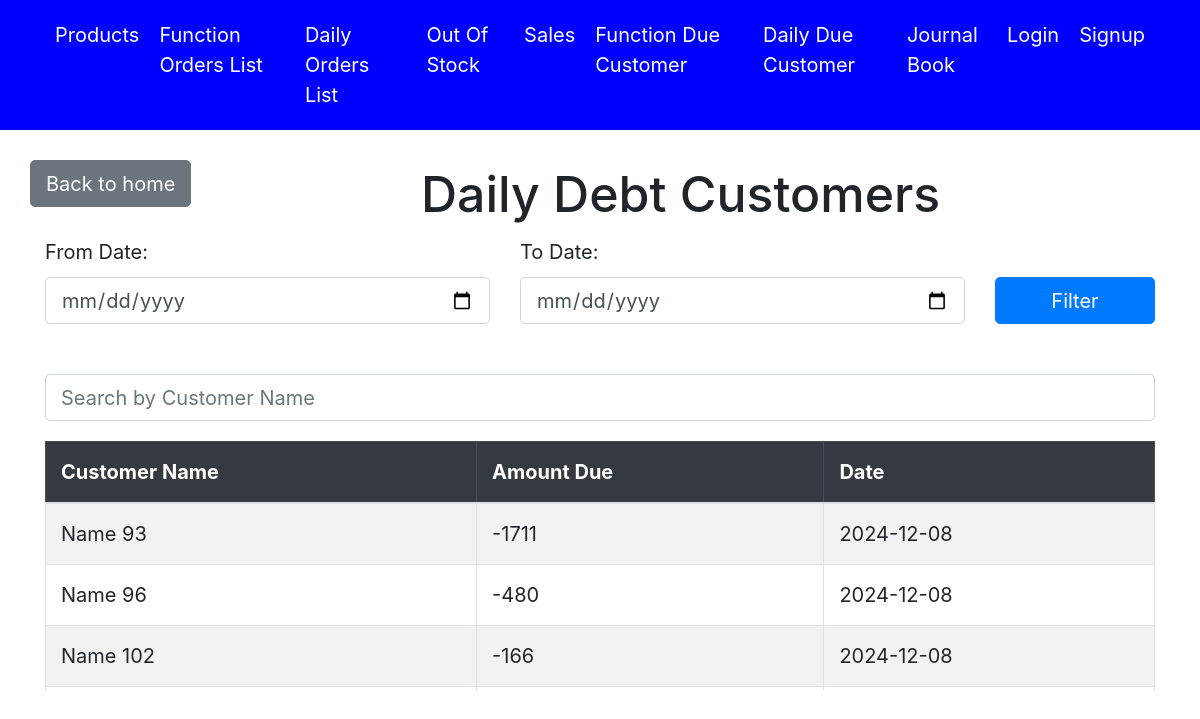
The page /daily/debt/customers/ on the database its author committed.
### accounts/models.py (models this page shows, shortened)
class Orders(models.Model):
    name = models.CharField(max_length=255)
    date = models.DateField(default=timezone.now)
    is_function = models.BooleanField(default=True)

### accounts/views.py (the view)
# urls.py: path('daily/debt/customers/', views.daily_debt_customer_list, name='daily_debt_customer_list'),
def daily_debt_customer_list(request):
    from_date_str  = request.GET.get('from_date')
    to_date_str  = request.GET.get('to_date')
    debt_cust = daily_get_orders_with_pending_balance(request,is_function = False)
    formatted_debt_cust = []
    for row in debt_cust:
        date = row[2]
        debt_customer_data = {
            'order_id': row[0],
            'pending_amount': int(row[1]),
            'date': date,
            'name': row[3],
        }
        formatted_debt_cust.append(debt_customer_data)
    from_date = datetime.strptime(from_date_str, '%Y-%m-%d').date() if from_date_str else None
    to_date = datetime.strptime(to_date_str , '%Y-%m-%d').date() if to_date_str  else None
    if from_date:
        formatted_debt_cust = [
            customer for customer in formatted_debt_cust if customer['date'] >= from_date
        ]
    if to_date:
        formatted_debt_cust = [
            customer for customer in formatted_debt_cust if customer['date'] <= to_date
        ]
    today = datetime.today().date()
    formatted_debt_cust.sort(key=lambda x: (x['date'] != today, x['date']), reverse=True)
    context = {
        'debt_customers': formatted_debt_cust,  # List of dicts for easy template access
        'from_date': from_date_str,
        'to_date': to_date_str
    }
    return render(request, 'daily_list_debt_customers.html', context)

### accounts/views.py (called while the page is built)
def daily_get_orders_with_pending_balance(obj,is_function=False):
  with connection.cursor() as cursor:
    cursor.execute("""
      SELECT e.*, f.date, f.name
FROM (
    SELECT c.orders_id, IFNULL(d.paid_amount, 0) - c.order_amount AS pending_amount
    FROM (
        SELECT a.orders_id, SUM(a.quantity * b.Retail_price) AS order_amount
        FROM accounts_orderitems a
        JOIN accounts_product b ON a.product_id = b.id
        GROUP BY a.orders_id
    ) c
    LEFT JOIN (
        SELECT order_id_id, SUM(amount) AS paid_amount
        FROM accounts_payment
        GROUP BY order_id_id
    ) d ON c.orders_id = d.order_id_id
) e
JOIN accounts_orders f ON e.orders_id = f.id
WHERE e.pending_amount < 0
AND f.is_function = %s;
    """,[is_function])
    rows = cursor.fetchall()
    return rows

### accounts/templates/daily_list_debt_customers.html (shortened to what this page needs)
{% extends 'base.html' %}
{% block content %}
<head>
</head>
<body>
    <div class="row align-items-center mt-4">
        <div class="text-center mb-4">
            <a href="{% url 'home' %}" class="btn btn-secondary">Back to home</a>
        </div>
        <div class="col text-center">
            <h1>Daily Debt Customers</h1>
        </div>
    </div>
    <form method="get" class="mb-4">
        <div class="row">
            <div class="col-md-5 mb-3">
                <label for="from_date" class="form-label">From Date:</label>
                <input type="date" name="from_date" class="form-control" id="from_date" value="{{ request.GET.from_date }}">
            </div>
            <div class="col-md-5 mb-3">
                <label for="to_date" class="form-label">To Date:</label>
                <input type="date" name="to_date" class="form-control" id="to_date" value="{{ request.GET.to_date }}">
            </div>
            <div class="col-md-2 mb-3 d-flex align-items-end">
                <button type="submit" class="btn btn-primary w-100">Filter</button>
            </div>
        </div>
    </form>
    <div class="search-bar">
        <input type="text" id="searchCustomer" class="form-control" placeholder="Search by Customer Name" onkeyup="searchCustomers()">
    </div>
    <div class="table-wrapper">
        <div class="table-responsive">
            <table class="table table-bordered table-striped" id="customerTable">
                <thead class="table-dark">
                    <tr>
                        <th>Customer Name</th>
                        <th>Amount Due</th>
                        <th>Date</th>
                    </tr>
                </thead>
                <tbody>
                    {% for debt_customer in debt_customers %}
                        <tr class="customer-row">
                            <td>{{ debt_customer.name }}</td>
                            <td>{{ debt_customer.pending_amount }}</td>
                            <td>{{ debt_customer.date|date:"Y-m-d" }}</td>
                        </tr>
                    {% empty %}
                        <tr>
                            <td colspan="3" class="text-center">No debt customers found</td>
                        </tr>
                    {% endfor %}
                </tbody>
            </table>
        </div>
    </div>
</body>
{% endblock %}

### accounts/templates/base.html (style rules this page uses)
html, body { height: 100%; margin: 0; font-size: 20px; }

### accounts/templates/daily_list_debt_customers.html (style rules this page uses)
.table-wrapper { overflow-y: auto; max-height: 250px; display: block; position: relative; }
.search-bar { margin-bottom: 20px; }

### rows shown on the page
Orders: name "Name 93", pending_amount "-1711", date "2024-12-08"
Orders: name "Name 96", pending_amount "-480", date "2024-12-08"
Orders: name "Name 102", pending_amount "-166", date "2024-12-08"
